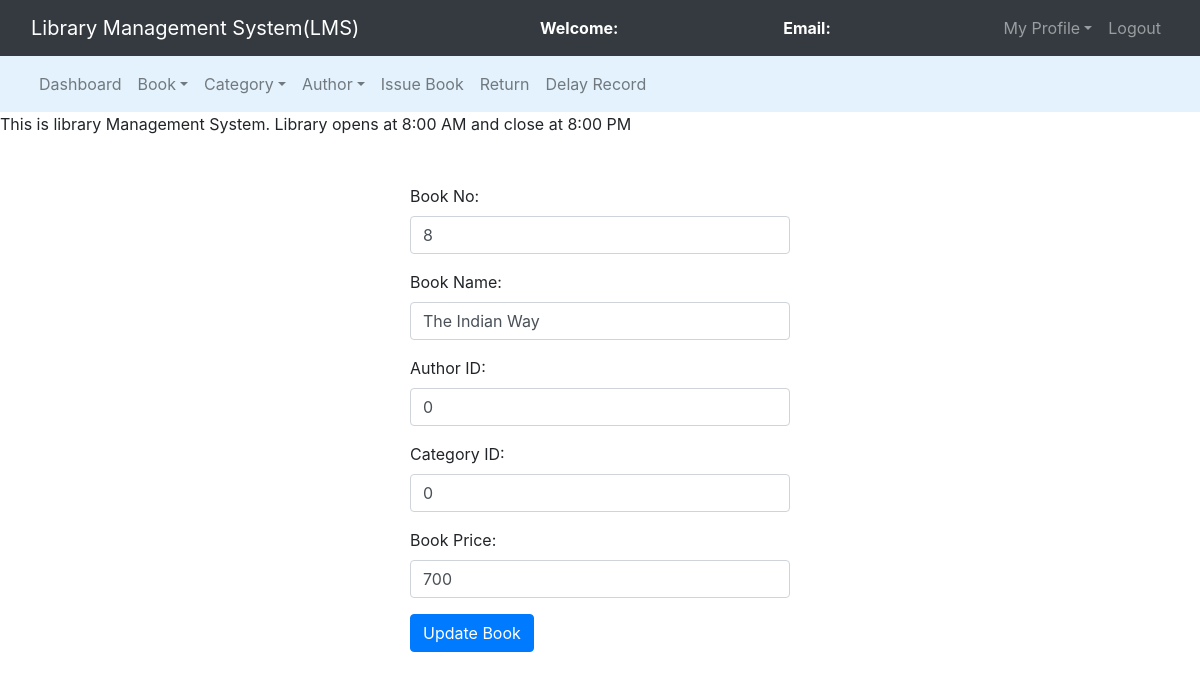
Page /admin/edit_book.php?bn=8 on the earlier database version.
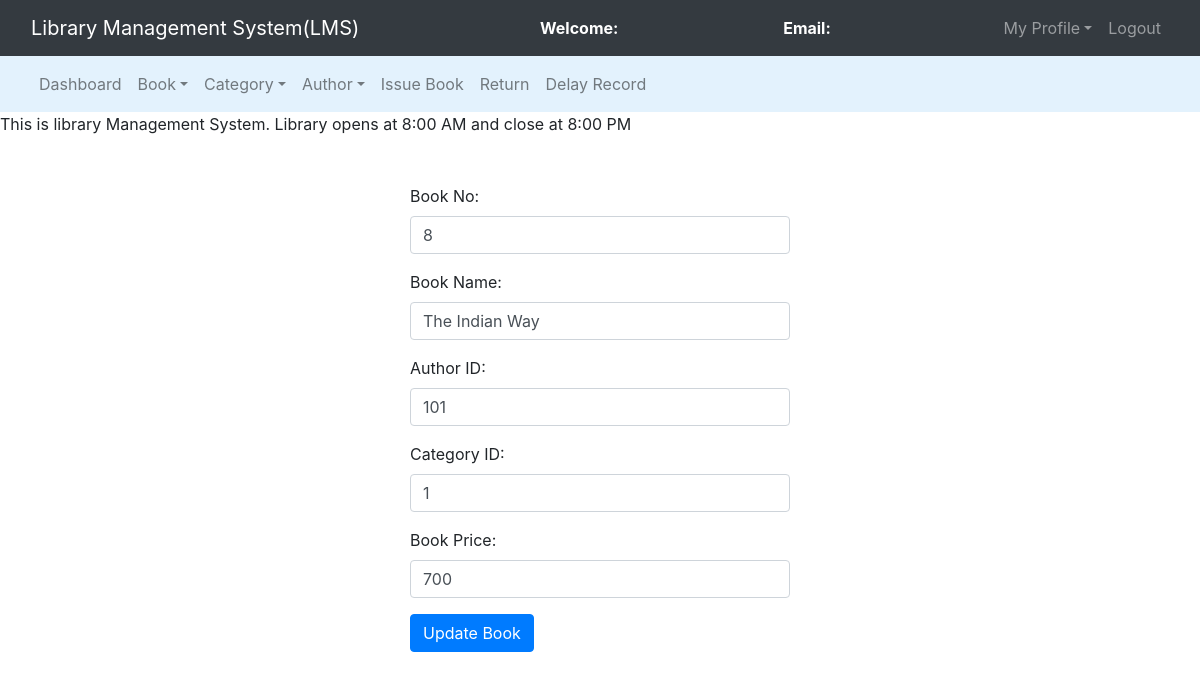
Same page on the later database version.
### tables this page shows
CREATE TABLE `books` (
  `book_id` int(11) NOT NULL,
  `book_name` varchar(250) NOT NULL,
  `author_id` int(11) NOT NULL,
  `cat_id` int(11) NOT NULL,
  `book_no` int(11) NOT NULL,
  `book_price` int(11) NOT NULL
);

### admin/edit_book.php (the view, shortened to what this page needs)
<?php
	$connection = mysqli_connect("localhost","root","");
	$book_no = "";
	$book_name = "";
	$author_id = "";
	$cat_id = "";
	$book_price = "";
	$query = "select * from books where book_no = $_GET[bn]";
	$query_run = mysqli_query($connection,$query);
	while($row = mysqli_fetch_assoc($query_run)){
		$book_name = $row['book_name'];
		$book_no = $row['book_no'];
		$author_id = $row['author_id'];
		$cat_id = $row['cat_id'];
		$book_price = $row['book_price'];
	}
?>
<!DOCTYPE html>
<html>
<head>
	<link rel="stylesheet" type="text/css" href="../bootstrap-4.4.1/css/bootstrap.min.css">
</head>
<body>
	<nav class="navbar navbar-expand-lg navbar-dark bg-dark">
		<div class="container-fluid">
			<div class="navbar-header">
				<a class="navbar-brand" href="index.php">Library Management System(LMS)</a>
			</div>
			<font style="color: white"><span><strong>Welcome: <?php echo $_SESSION['name'];?></strong></span></font>
			<font style="color: white"><span><strong>Email: <?php echo $_SESSION['email'];?></strong></span></font>
			<ul class="nav navbar-nav navbar-right">
				<li class="nav-item dropdown">
					<a class="nav-link dropdown-toggle" data-toggle="dropdown">My Profile</a>
				</li>
				<li class="nav-item"><a class="nav-link" href="../logout.php">Logout</a></li>
			</ul>
		</div>
	</nav>
<nav class="navbar navbar-expand-lg navbar-light" style="background-color: #e3f2fd">
	<div class="container-fluid">
		<ul class="nav navbar-nav navbar-center">
			<li class="nav-item">
				<a href="admin_dashboard.php" class="nav-link">Dashboard</a>
			</li>
			<li class="nav-item dropdown">
				<a class="nav-link dropdown-toggle" data-toggle="dropdown">Book</a>
			</li>
			<li class="nav-item dropdown">
				<a class="nav-link dropdown-toggle" data-toggle="dropdown">Category</a>
			</li>
			<li class="nav-item dropdown">
				<a class="nav-link dropdown-toggle" data-toggle="dropdown">Author</a>
			</li>
			<li class="nav-item">
				<a href="issue_book.php" class="nav-link">Issue Book</a>
			</li>
			<li class="nav-item">
				<a href="return.php" class="nav-link">Return</a>
			</li>
			<li class="nav-item">
				<a href="delay_display.php" class="nav-link">Delay Record</a>
			</li>
		</ul>
	</div>
</nav>
	<span><marquee>This is library Management System. Library opens at 8:00 AM and close at 8:00 PM</marquee></span><br><br>
	<div class="row">
		<div class="col-md-4"></div>
		<div class="col-md-4">
			<form action="" method="post">
				<div class="form-group">
					<label>Book No:</label>
					<input type="text" name="book_no" value="<?php echo $book_no;?>" class="form-control" required="">
				</div>
				<div class="form-group">
					<label>Book Name:</label>
					<input type="text" name="book_name" value="<?php echo $book_name;?>" class="form-control" required="">
				</div>
				<div class="form-group">
					<label>Author ID:</label>
					<input type="text" name="author_id" value="<?php echo $author_id;?>" class="form-control" required="">
				</div>
				<div class="form-group">
					<label>Category ID:</label>
					<input type="text" name="cat_id" value="<?php echo $cat_id;?>" class="form-control" required="">
				</div>
				<div class="form-group">
					<label>Book Price:</label>
					<input type="text" name="book_price" value="<?php echo $book_price;?>" class="form-control" required="">
				</div>
				<button class="btn btn-primary" name="update">Update Book</button>
			</form>
		</div>
		<div class="col-md-4"></div>
	</div>
</body>
</html>

Differences in the rows shown:
changed books "The Indian Way": author_id "0" → "101"; cat_id "0" → "1"
